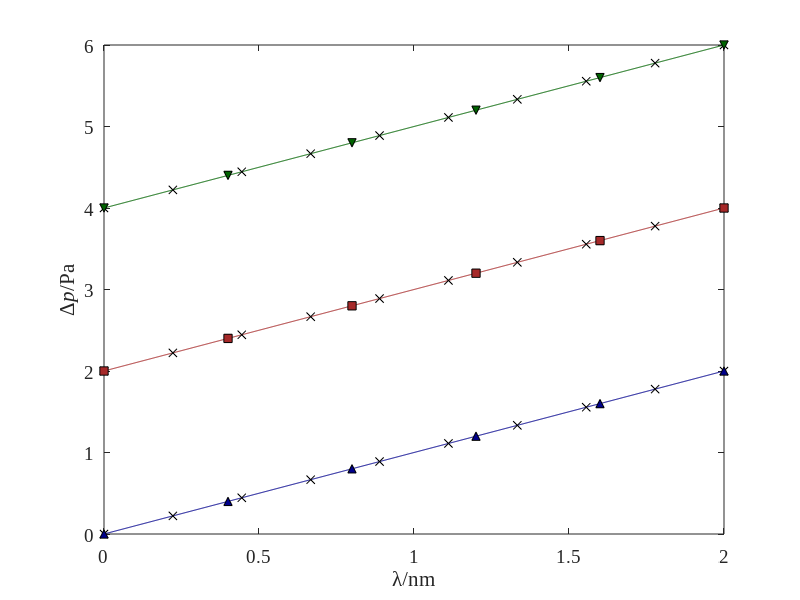
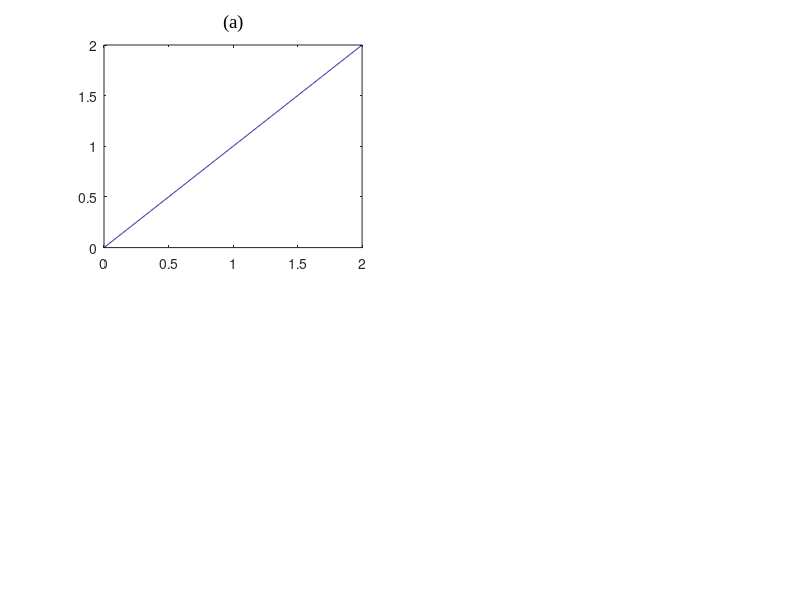

These charts were generated, in order, by the following MATLAB code: (Note: this script raises an error after producing the figures.)
%%%%%%%%%%%%%%%%%%%%%%%%%%%%%%%%%%%%%%%%%%%%%%%%%%%%%%%%%%%%%%%%%%%%%%%%%%%
%
%
%       POSTPROCESSING
%
%
% Validation with experiments for a simple case. Postprocessing does not 
% have to be a standalone file but can be embedded in any script.
%
% Export figures in three formats: fig, jpg and tif/eps. This will allow 
% for good documentation. The "eps" format is preferred if you use Latex
% and usually gives much sharper, crisper figures than tif.
%
% Do not use legends inside figures. That information belongs inside the
% figure caption.
%
% Created on June 30, 2020.
% Last edited on June 30, 2020. 
%%%%%%%%%%%%%%%%%%%%%%%%%%%%%%%%%%%%%%%%%%%%%%%%%%%%%%%%%%%%%%%%%%%%%%%%%%%

%% Clean up workspace and old figures and number format for display
clear 
close all
clc 
format shorteng
%format longeng

%% Load experimental data
% Place experimental data in the same folder as the script or in a
% subfolder so that you do not have to give the entire path (this does not 
% make for portability); use the load command to read in the mat, txt or dat file. 

x1_exp = linspace(0,2,6);
y1_exp = x1_exp;

x2_exp = linspace(0,2,6);
y2_exp = x2_exp+2;

x3_exp = linspace(0,2,6);
y3_exp = x3_exp+4;

%% Load simulation data 
% Place simulation data in the same folder as the script or in a
% subfolder so that you do not have to give the entire path (this does not 
% make for portability); use the load command to read in the mat, txt or dat file. 

x1 = linspace(0,2,1e3);
y1 = x1;

x2 = linspace(0,2,1e3);
y2 = x2+2;

x3 = linspace(0,2,1e3);
y3 = x3+4;

%% Load neural network data 
% Place neural-network data in the same folder as the script or in a
% subfolder so that you do not have to give the entire path (this does not 
% make for portability); use the load command to read in the mat, txt or dat file.  
% One can easily have the trained neural network here as well in order to avoid
% data files.

x1n = linspace(0,2,10);
y1n = x1n;

x2n = linspace(0,2,10);
y2n = x2n+2;

x3n = linspace(0,2,10);
y3n = x3n+4;

%% Figure 1
figure(1)
hold on

% Matlab RGB colors that are dark; can be coded in Latex/Word captions in 
% your scientific writing so that the colors match between figure captions
% and the actual figure. 

blue = [0.00 0.00 0.55];
red = [0.65 0.16 0.16];
green = [0.00 0.39 0.00];
pink = [1.00,0.00,1.00]; %fourth color

% Simulation
plot(x1,y1,'color',blue)
plot(x2,y2,'color',red)
plot(x3,y3,'color',green)
% Neural-network predictions
plot(x1n,y1n,'x','MarkerEdgeColor','k','MarkerFaceColor',blue,'MarkerSize',6)
plot(x2n,y2n,'x','MarkerEdgeColor','k','MarkerFaceColor',red,'MarkerSize',6)
plot(x3n,y3n,'x','MarkerEdgeColor','k','MarkerFaceColor',green,'MarkerSize',6)
% Experiments
plot(x1_exp,y1_exp,'^','MarkerEdgeColor','k','MarkerFaceColor',blue,'MarkerSize',6)
plot(x2_exp,y2_exp,'s','MarkerEdgeColor','k','MarkerFaceColor',red,'MarkerSize',6)
plot(x3_exp,y3_exp,'v','MarkerEdgeColor','k','MarkerFaceColor',green,'MarkerSize',6)
hold off

% Typesetting
% Use mathematical symbols as much as possible for axis labels for short
% and consistent notation between your mathematical formulation and the
% results. In the example below, one can state wave length and pressure
% drop in the figure caption.

v=get(1,'currentaxes');
%xlabel('-arg({\it{Z}})/{{\circ}}')
xlabel('\lambda/nm')
ylabel('\Delta{\itp}/Pa')
set(v,'fontsize',14,'fontname','Times New Roman') %font size can be reduced for single-column publications
axis([0 2 0 6])
box on

%% Figure 2 Subplots
% If the journal allows for centered placement of (a), (b) etc. or A, B,
% etc., the commands below can be simplified to just title without the
% extra alignment commands

figure(2)
pos = -0.25;

subplot(2,2,1)
plot(x1,y1,'color',blue)
t = title('(a)','fontsize',14,'fontname','Times New Roman','FontWeight','normal');
t.Units = 'Normalize'; 
t.Position(1) = pos; 
t.HorizontalAlignment = 'left'; 
t.VerticalAlignment = 'bottom'; 
xlabel('\lambda/nm')
ylabel('\Delta{\itp}/Pa')
set(gca,'fontsize',14,'fontname','Times New Roman') %font size can be reduced for single-column publications
axis([0 2 0 6])
box on

subplot(2,2,2)
plot(x1,y2,'color',blue)
t = title('(b)','fontsize',14,'fontname','Times New Roman','FontWeight','normal');
t.Units = 'Normalize'; 
t.Position(1) = pos; 
t.HorizontalAlignment = 'left'; 
t.VerticalAlignment = 'bottom'; 
xlabel('\lambda/nm')
ylabel('\Delta{\itp}/Pa')
set(gca,'fontsize',14,'fontname','Times New Roman') %font size can be reduced for single-column publications
axis([0 2 0 6])
box on

subplot(2,2,3)
plot(x1,y3,'color',blue)
t = title('(c)','fontsize',14,'fontname','Times New Roman','FontWeight','normal');
t.Units = 'Normalize'; 
t.Position(1) = pos; 
t.HorizontalAlignment = 'left'; 
t.VerticalAlignment = 'bottom'; 
xlabel('\lambda/nm')
ylabel('\Delta{\itp}/Pa')
set(gca,'fontsize',14,'fontname','Times New Roman') %font size can be reduced for single-column publications
axis([0 2 0 6])
box on